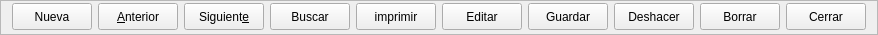
        <widget class="QFrame" name="frame_4">
         <property name="minimumSize">
          <size>
           <width>0</width>
           <height>35</height>
          </size>
         </property>
         <property name="maximumSize">
          <size>
           <width>16777215</width>
           <height>35</height>
          </size>
         </property>
         <property name="frameShape">
          <enum>QFrame::StyledPanel</enum>
         </property>
         <property name="frameShadow">
          <enum>QFrame::Raised</enum>
         </property>
         <layout class="QHBoxLayout" name="horizontalLayout">
          <property name="topMargin">
           <number>2</number>
          </property>
          <item>
           <widget class="QPushButton" name="btnAnadir">
            <property name="minimumSize">
             <size>
              <width>0</width>
              <height>27</height>
             </size>
            </property>
            <property name="text">
             <string>Nueva</string>
            </property>
            <property name="icon">
             <iconset resource="../maya.qrc">
              <normaloff>:/Icons/PNG/add.png</normaloff>:/Icons/PNG/add.png</iconset>
            </property>
            <property name="iconSize">
             <size>
              <width>24</width>
              <height>24</height>
             </size>
            </property>
            <property name="shortcut">
             <string>Shift+F6</string>
            </property>
           </widget>
          </item>
          <item>
           <widget class="QPushButton" name="btnPrev">
            <property name="minimumSize">
             <size>
              <width>0</width>
              <height>27</height>
             </size>
            </property>
            <property name="text">
             <string>&amp;Anterior</string>
            </property>
            <property name="icon">
             <iconset resource="../maya.qrc">
              <normaloff>:/Icons/PNG/Previous.png</normaloff>:/Icons/PNG/Previous.png</iconset>
            </property>
            <property name="iconSize">
             <size>
              <width>24</width>
              <height>24</height>
             </size>
            </property>
           </widget>
          </item>
          <item>
           <widget class="QPushButton" name="btnNext">
            <property name="minimumSize">
             <size>
              <width>0</width>
              <height>27</height>
             </size>
            </property>
            <property name="text">
             <string>Siguient&amp;e</string>
            </property>
            <property name="icon">
             <iconset resource="../maya.qrc">
              <normaloff>:/Icons/PNG/Next.png</normaloff>:/Icons/PNG/Next.png</iconset>
            </property>
            <property name="iconSize">
             <size>
              <width>24</width>
              <height>24</height>
             </size>
            </property>
           </widget>
          </item>
          <item>
           <widget class="QPushButton" name="btnBuscar">
            <property name="minimumSize">
             <size>
              <width>0</width>
              <height>27</height>
             </size>
            </property>
            <property name="text">
             <string>Buscar</string>
            </property>
            <property name="icon">
             <iconset resource="../maya.qrc">
              <normaloff>:/Icons/PNG/search.png</normaloff>:/Icons/PNG/search.png</iconset>
            </property>
            <property name="iconSize">
             <size>
              <width>24</width>
              <height>24</height>
             </size>
            </property>
           </widget>
          </item>
          <item>
           <widget class="QPushButton" name="btnImprimir">
            <property name="minimumSize">
             <size>
              <width>0</width>
              <height>27</height>
             </size>
            </property>
            <property name="text">
             <string>imprimir</string>
            </property>
            <property name="icon">
             <iconset resource="../maya.qrc">
              <normaloff>:/Icons/PNG/Print.png</normaloff>:/Icons/PNG/Print.png</iconset>
            </property>
            <property name="iconSize">
             <size>
              <width>24</width>
              <height>24</height>
             </size>
            </property>
           </widget>
          </item>
          <item>
           <widget class="QPushButton" name="btnEditar">
            <property name="minimumSize">
             <size>
              <width>0</width>
              <height>27</height>
             </size>
            </property>
            <property name="text">
             <string>Editar</string>
            </property>
            <property name="icon">
             <iconset resource="../maya.qrc">
              <normaloff>:/Icons/PNG/Save.png</normaloff>:/Icons/PNG/Save.png</iconset>
            </property>
            <property name="iconSize">
             <size>
              <width>24</width>
              <height>24</height>
             </size>
            </property>
            <property name="shortcut">
             <string>Ctrl+S</string>
            </property>
           </widget>
          </item>
          <item>
           <widget class="QPushButton" name="btnGuardar">
            <property name="minimumSize">
             <size>
              <width>0</width>
              <height>27</height>
             </size>
            </property>
            <property name="text">
             <string>Guardar</string>
            </property>
            <property name="icon">
             <iconset resource="../maya.qrc">
              <normaloff>:/Icons/PNG/Save.png</normaloff>:/Icons/PNG/Save.png</iconset>
            </property>
            <property name="iconSize">
             <size>
              <width>24</width>
              <height>24</height>
             </size>
            </property>
           </widget>
          </item>
          <item>
           <widget class="QPushButton" name="btnDeshacer">
            <property name="minimumSize">
             <size>
              <width>0</width>
              <height>27</height>
             </size>
            </property>
            <property name="text">
             <string>Deshacer</string>
            </property>
            <property name="icon">
             <iconset resource="../maya.qrc">
              <normaloff>:/Icons/PNG/undo.png</normaloff>:/Icons/PNG/undo.png</iconset>
            </property>
            <property name="iconSize">
             <size>
              <width>24</width>
              <height>24</height>
             </size>
            </property>
           </widget>
          </item>
          <item>
           <widget class="QPushButton" name="btn_borrar">
            <property name="minimumSize">
             <size>
              <width>0</width>
              <height>27</height>
             </size>
            </property>
            <property name="text">
             <string>Borrar</string>
            </property>
            <property name="icon">
             <iconset resource="../maya.qrc">
              <normaloff>:/Icons/PNG/Delete.png</normaloff>:/Icons/PNG/Delete.png</iconset>
            </property>
            <property name="iconSize">
             <size>
              <width>24</width>
              <height>24</height>
             </size>
            </property>
           </widget>
          </item>
          <item>
           <widget class="QPushButton" name="btn_cerrar">
            <property name="minimumSize">
             <size>
              <width>0</width>
              <height>27</height>
             </size>
            </property>
            <property name="text">
             <string>Cerrar</string>
            </property>
            <property name="icon">
             <iconset resource="../maya.qrc">
              <normaloff>:/Icons/PNG/Exit.png</normaloff>:/Icons/PNG/Exit.png</iconset>
            </property>
            <property name="iconSize">
             <size>
              <width>24</width>
              <height>24</height>
             </size>
            </property>
           </widget>
          </item>
         </layout>
        </widget>
